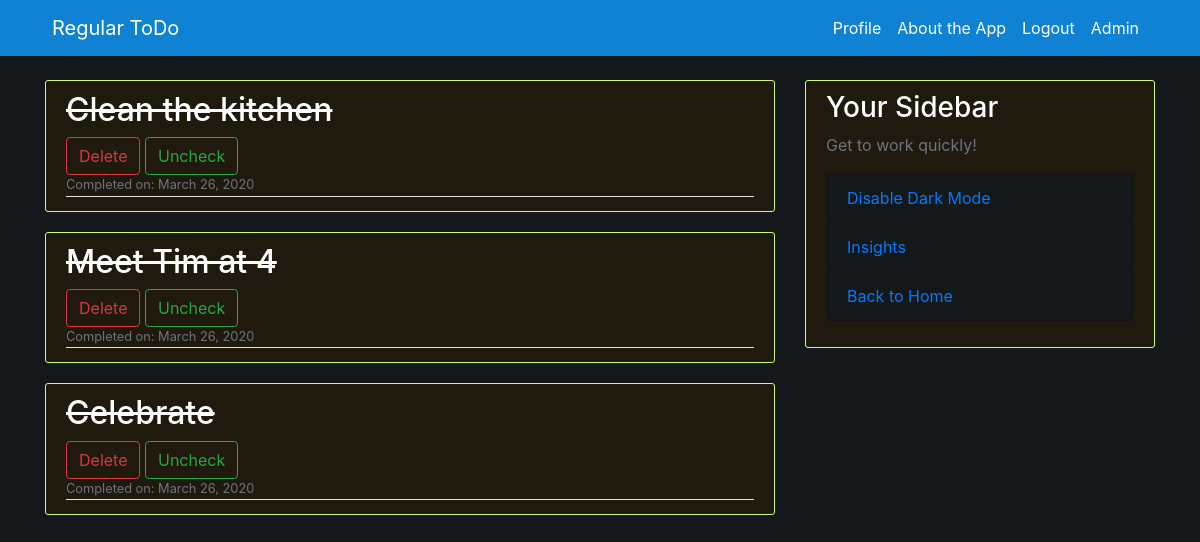
The app's page /todo/completed/ (signed in), older data.
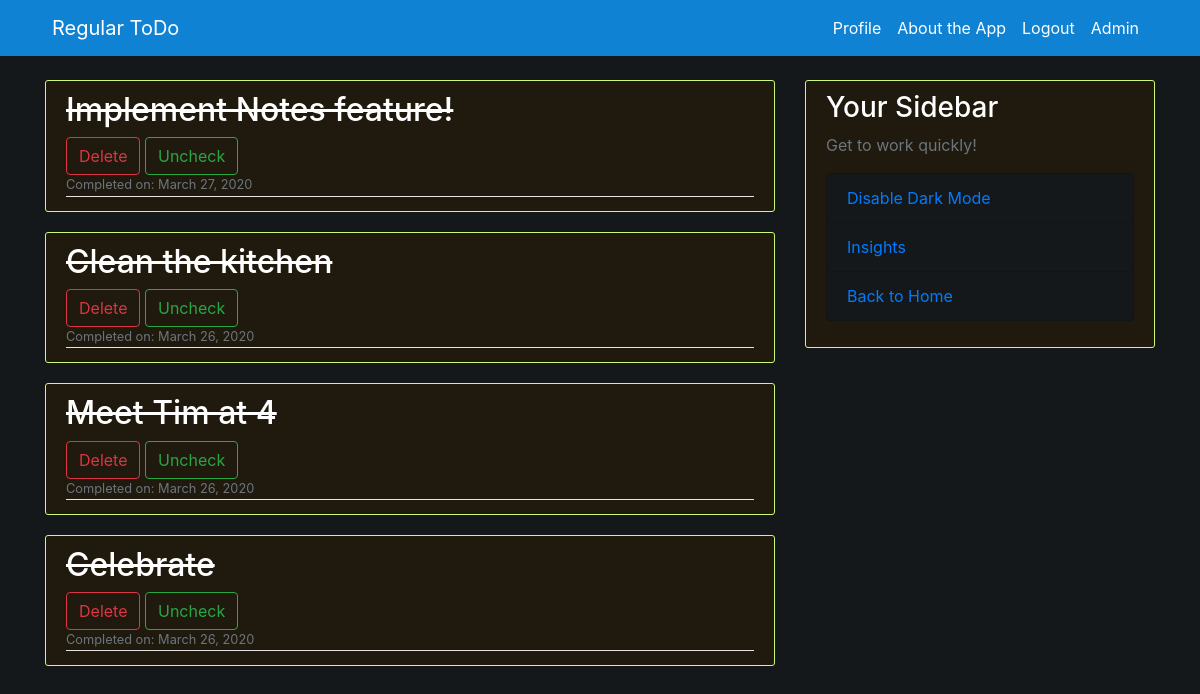
The same page, newer data.
### ToDo/models.py (models this page shows, shortened)
class ToDo(models.Model):
    title = models.CharField(max_length=100)
    date_posted = models.DateTimeField(default=timezone.now)
    creator = models.ForeignKey(User, on_delete=models.CASCADE)
    is_checked = models.BooleanField(default=False)
    due_date = models.DateTimeField(null=True, blank=True)
    due_date_color = models.CharField(max_length=100, null=True, blank=True)
    num_of_subtasks = models.IntegerField(default=0)
    date_completed = models.DateTimeField(null=True, blank=True)
    notes = models.BooleanField(default=False)

### ToDo/views.py (the view)
# urls.py: path('todo/completed/', TodoCompletedView.as_view(), name="todo-completed"),
class TodoCompletedView(ListView):
    model = ToDo
    template_name = "ToDo/completed.html"
    context_object_name = "todos"
    ordering = ["-date_posted"]

### ToDo/templates/ToDo/completed.html
{% extends "ToDo/base.html" %}
{% block content %}
{% if user.is_authenticated %}
    {% for todo in todos %}
        {% if user.username|lower == todo.creator|lower and todo.is_checked %}
            <article class="media content-section">
                <div class="media-body">
                    <h2><a class="article-title"><s>{{ todo.title }}</s></a></h2>
                    <button onclick="location.href='{% url 'todo-delete' todo.pk %}'" class="btn btn-outline-danger" type="submit">Delete</button>
                    <button onclick="location.href='{% url 'todo-uncheck' todo.pk %}'" class="btn btn-outline-success" type="submit">Uncheck</button>
                    <br>
                    {% if todo.date_completed != None %}
                        <div class="article-metadata">
                            <small class="text-muted">Completed on: {{ todo.date_completed|date:"F d, Y" }}</small>
                        </div>
                    {% endif %}
                </div>
            </article>
        {% endif %}
    {% endfor %}
{% endif %}
{% endblock content %}

### ToDo/templates/ToDo/base.html (shortened to what this page needs)
{% load static %}
{% load user_agents %}
<html>
<head>
    <link rel="stylesheet" href="https://maxcdn.bootstrapcdn.com/bootstrap/4.0.0/css/bootstrap.min.css">
    {% if user.profile.has_dark_mode %}
        <link rel="stylesheet" type="text/css" href="{% static 'ToDo/main_dark.css' %}">
    {% else %}
        <link rel="stylesheet" type="text/css" href="{% static 'ToDo/main_light.css' %}">
    {% endif %}
</head>
<body>
    <header class="site-header">
        <nav class="navbar navbar-nav navbar-dark bg-steel navbar-expand-md fixed-top nav-fill">
          <div class="container">
            <a style="padding-left:15px" class="navbar-brand mr-4 nav-link" href="{% url 'todo-home' %}">Regular ToDo</a>
            <div class="collapse navbar-collapse" id="navbarToggle">
              <div class="navbar-nav">
                {% if user.is_authenticated %}
                    {% if request.path != "/profile/" %}
                        <a class="nav-item nav-link" href="{% url 'profile' %}">Profile</a>
                    {% endif %}
                    {% if request.path != "/about/" %}
                        <a class="nav-item nav-link" href="{% url 'todo-about' %}">About the App</a>
                    {% endif %}
                    <a class="nav-item nav-link" href="{% url 'logout' %}">Logout</a>
                    {% if user.is_superuser %}
                        <a class="nav-item nav-link" href="{% url 'admin:index' %}">Admin</a>
                    {% endif %}
                {% endif %}
              </div>
            </div>
          </div>
        </nav>
    </header>
    <main role="main" class="container">
        <div class="row">
            <div class="col-md-8">
                {% block content %}{% endblock %}
            </div>
            {% if user.is_authenticated and request.path != "/about/" %}
                <div class="col-md-4">
                    <div class="content-section">
                        <h3>Your Sidebar</h3>
                        <p class='text-muted'>Get to work quickly!
                            <ul class="list-group">
                                {% if user.profile.has_dark_mode %}
                                    <li class="list-group-item dark-mode-assist-section"><a href="{% url 'todo-darkmode' %}">Disable Dark Mode</a></li>
                                {% else %}
                                    <li class="list-group-item dark-mode-assist-section"><a href="{% url 'todo-darkmode' %}">Enable Dark Mode</a></li>
                                {% endif %}
                                {% if request.path != "/insights/" %}
                                    <li class="list-group-item dark-mode-assist-section"><a href="{% url 'insights' %}">Insights</a></li>
                                {% endif %}
                                {% if request.path != '/' %}
                                    <li class="list-group-item dark-mode-assist-section"><a href="{% url 'todo-home' %}">Back to Home</a></li>
                                {% endif %}
                            </ul>
                        </p>
                    </div>
                </div>
            {% endif %}
        </div>
    </main>
</body>
</html>

### static/ToDo/main_dark.css (style rules this page uses)
body { background: #15181a; color: #333333; margin-top: 5rem; }
h1, h2, h3, h4, h5, h6 { color: #ffffff; }
.dark-mode-assist-section { color: #ffffff; background: #15181a; border: 1px line #a80de0; }
ul { margin: 0; }
.bg-steel { background-color: #1082d3; }
.site-header .navbar-nav .nav-link { color: #ffffff; }
.content-section { background: #1f1a0d; padding: 10px 20px; border: 1px solid #ccfa78; border-radius: 3px; margin-bottom: 20px; }
.article-title { color: #ffffff; }
.article-metadata { padding-bottom: 1px; margin-bottom: 4px; border-bottom: 1px solid #e3e3e3 }

Row changes from the older to the newer data that the page shows:
now on this page (row edited): ToDo: title "Implement Notes feature!", date_completed "March 27, 2020"
